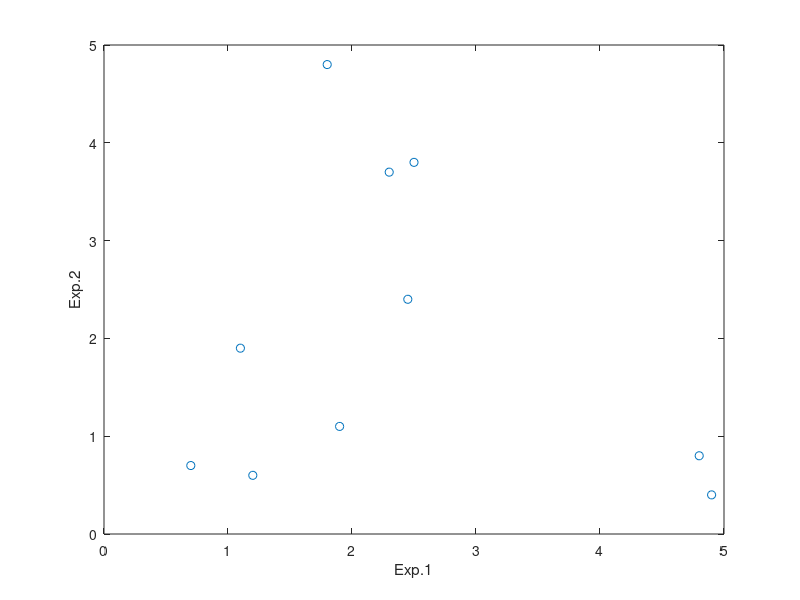

Write the MATLAB code that produced this figure.
clear all
exp1 = [1.1,2.5,2.45,1.8,2.3,4.8,1.9,1.2,0.7,4.9]
exp2 = [1.9,3.8,2.4,4.8,3.7,0.8,1.1,0.6,0.7,0.4]
plot(exp1,exp2,'o')
xlabel('Exp.1')
ylabel('Exp.2')
exp = zeros(10,10)
for i = 1:10
    for j = 1:10
        exp(i, j) = ( (exp1(i) - exp1(j))^2 + (exp2(i) - exp2(j))^2)^(1/2)
    end
end

round1 = zeros(3,10)
for i = 1:3
    for j = 1:10
        round1(i,j) = ( (exp1(i) - exp1(j))^2 + (exp2(i) - exp2(j))^2)^(1/2)
    end
end

% Clustering:

cluster = zeros(1,10)
for i = 1:10
    [x,cluster(i)] = min(round1(:,i))
end

totalDis = zeros(1,10)

for i = 1:10
    for j = 1:10
        if cluster(i) ~= cluster(j)
            continue
        else
            totalDis(i) = totalDis(i) + ( (exp1(i) - exp1(j))^2 + (exp2(i) - exp2(j))^2)^(1/2)
        end
    end
end
[1:10;cluster;totalDis]
    
center = [8,5,6]
exp = zeros(10,10)
for i = 1:10
    for j = 1:10
        exp(i, j) = ( (exp1(i) - exp1(j))^2 + (exp2(i) - exp2(j))^2)^(1/2)
    end
end

round2 = zeros(3,10)
for i = 1:3
    for j = 1:10
        if i == 1
            index = 8
        elseif i == 2
            index = 5
        else
            index = 6
        end
        round2(i,j) = ( (exp1(index) - exp1(j))^2 + (exp2(index) - exp2(j))^2)^(1/2)
    end
end

% Clustering:

cluster = zeros(1,10)
for i = 1:10
    [x,cluster(i)] = min(round2(:,i))
end

[1:10; cluster]

totalDis = zeros(1,10)

for i = 1:10
    for j = 1:10
        if cluster(i) ~= cluster(j)
            continue
        else
            totalDis(i) = totalDis(i) + ( (exp1(i) - exp1(j))^2 + (exp2(i) - exp2(j))^2)^(1/2)
        end
    end
end
[1:10;cluster;totalDis]